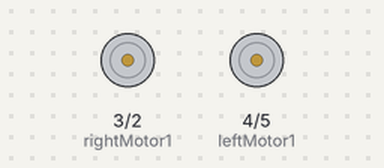
Recording of a sketch running on a simulated Arduino Uno, built with avr-gcc and run on an emulated ATmega328P. On the bench: motor-driver pin pairs drawn as motors (green arrow = first pin HIGH = forward, orange = second pin HIGH = backward, longer = more drive).

Above: at 0.5 s.
At 3.5 s:
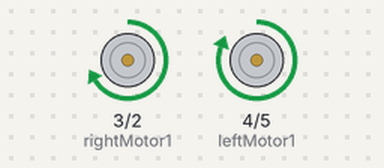
At 6.5 s:
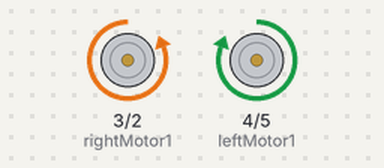
At 13.5 s:
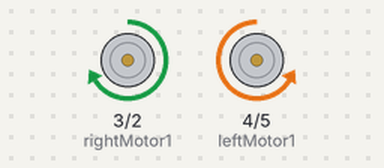
Timing chart, 0 to 19.5 s (numbered marks = the images above):
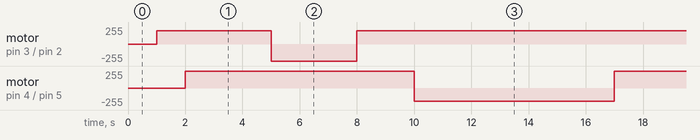

Measured:
- by itself, motor on pin 3 (rightMotor1) / pin 2 (rightMotor2): repeats every 15.0 s: backward 255/255 3.0 s, forward 200/255 12.0 s
- by itself, motor on pin 4 (leftMotor1) / pin 5 (leftMotor2): alternates forward 255/255 for 8.0 s and backward 200/255 for 7.0 s

The sketch:

sketch_mar16a.ino
```cpp
// uno r3
// #define leftMotor1 3
// #define leftMotor2 5
// #define rightMotor1 10
// #define rightMotor2 11


// atremis
// B on motor driver
// currently right motor
// Motor A is left Motor B is right
// A2 is pin 2
// A1 is pin 3
// L1 : 2, L2 : 3, R1 : 4, R2 : 5 | old
#define leftMotor1 4
#define leftMotor2 5
// A on motor driver
// currently left motor
// B2 is 5
// B1 is 4
#define rightMotor1 3
#define rightMotor2 2
// IR sensor pins
#define leftIR 9
#define rightIR 10
#define leftEncoder 7
#define rightEncoder 6

// Possible limitation for the motor driver and PWM signal setup
// analog writing 254 seems to usually work, 253 has never failed
// now in rpm, ultimately these will be experimental
const int maxPossSpeed = 253;
const int minPossSpeed = 150;

const int encoderDelay = 1000; // delay for the encoder count readings for PID in ms
const int EISRDelay = 2; // delay for debouncing encoder ISRs
const int ISRDelay = 100; // delay for debouncing IR ISRs

// these need to be experimental tests, in RPM
// for now lets say 40 and 60
// in analog write that is somewhere around 200-254
const int maxSetSpeed = 45;
const int minSetSpeed = 55; //need to test to find real value

// these are also experimental values, needed to find
const int maxAnalog = 254;
const int minAnalog = 200;


volatile bool rightIRState = false;
volatile bool leftIRState = false;

volatile int dCountLIR;
volatile int dCountRIR;

long lastTimeRISR = 0;
long lastTimeLISR = 0;
long lastTimeREISR = 0;
long lastTimeLEISR = 0;


long rPIDInt = millis();
// short sp;
// short err;
// short cv;
// short pv; // calculated from encoder velcory

short kp = 1;
short ki = 0.05;
short kd = 0.01;

short lIntP;
short lErrP;

short rIntP;
short rErrP;

short rPrevPIDTime = millis();
short lPrevPIDTime = millis();

long rEncoderCount = 0;
long lEncoderCount = 0;

// this funciton takes a boolean for polarity and integer speed in RPM for angular velocity
// this also uses a PID loop to compare the encoder values of the wheels to adjust the speed the wheel
void rightMotorSpeed(bool dir, int speed){
  // validating speed as min and max set value in rpm
  if(speed > maxSetSpeed) speed = maxSetSpeed;
  if(speed < minSetSpeed) speed = minSetSpeed;

  long fEncoderCount = rEncoderCount;
  delay(encoderDelay); // wait 100 ms for sample
  long sEncoderCount = rEncoderCount;

  short sp = speed;

  // pv is the rotations per units time, currently encoderDelay in ms
  short pv = ((sEncoderCount-fEncoderCount)/(74.83*12))/encoderDelay; // 74.83 rotations of motor shaft per wheel rotation (gear box) * 12 encoder rising edges per motor shaft (encoder ticks)
  short err = sp - pv;

  short cycleTime = millis() -  rPrevPIDTime;
  short I = rIntP + ki * err * cycleTime;

  short cv = kp * err + I + kd * (err - rErrP) / cycleTime;

  rPrevPIDTime = millis();
  rErrP = err;
  rIntP = I;

  // validating speed as min and max possible value as rpm
  if(cv > maxPossSpeed) cv = maxPossSpeed;
  if(cv < minPossSpeed) cv = minPossSpeed;

  // mapping the valid range cv (rpm) to valid range analogMin, analogMax
  // assuming analogMax will give maxPossSpeed linearly
  // analogSpeed takes cv(rpm) and multiplies it by the ratio of the range of analog signals to the range of rpm
  int analogSpeed = floor(cv*((maxAnalog-minAnalog)/(maxPossSpeed-minPossSpeed)));

  // validating output of analog write mapping as between min and max possible analog signals
  if(analogSpeed > maxAnalog) analogSpeed = maxAnalog;
  if(analogSpeed < minAnalog) analogSpeed = minAnalog;

  //if true, go forwards
  if(dir == true){
    analogWrite(rightMotor1, analogSpeed);
    analogWrite(rightMotor2, 0);
  }
  //else, go backwards
  else{
    analogWrite(rightMotor1, 0);
    analogWrite(rightMotor2, analogSpeed);
    }
}

void leftMotorSpeed( bool dir, int speed){
  // validating speed as min and max set value in rpm
  if(speed > maxSetSpeed) speed = maxSetSpeed;
  if(speed < minSetSpeed) speed = minSetSpeed;

  long fEncoderCount = lEncoderCount;
  delay(encoderDelay); // wait 100 ms for sample
  long sEncoderCount = lEncoderCount;

  short sp = speed;

  // pv is the rotations per units time, currently encoderDelay in ms
  short pv = ((sEncoderCount-fEncoderCount)/(74.83*12))/encoderDelay; // 74.83 rotations of motor shaft per wheel rotation (gear box) * 12 encoder rising edges per motor shaft (encoder ticks)
  short err = sp - pv;

  short cycleTime = millis() -  lPrevPIDTime;
  short I = lIntP + ki * err * cycleTime;

  short cv = kp * err + I + kd * (err - lErrP) / cycleTime;

  lPrevPIDTime = millis();
  lErrP = err;
  lIntP = I;

  // validating speed as min and max possible value as rpm
  if(cv > maxPossSpeed) cv = maxPossSpeed;
  if(cv < minPossSpeed) cv = minPossSpeed;

  // mapping the valid range cv (rpm) to valid range analogMin, analogMax
  // assuming analogMax will give maxPossSpeed linearly
  // analogSpeed takes cv(rpm) and multiplies it by the ratio of the range of analog signals to the range of rpm
  int analogSpeed = floor(cv*((maxAnalog-minAnalog)/(maxPossSpeed-minPossSpeed)));

  if(analogSpeed > maxAnalog) analogSpeed = maxAnalog;
  if(analogSpeed < minAnalog) analogSpeed = minAnalog;

  //if true, go forwards
  if(dir == true){
    analogWrite(leftMotor1, analogSpeed);
    analogWrite(leftMotor2, 0);
  }
  //else, go backwards
  else{
    analogWrite(leftMotor1, 0);
    analogWrite(leftMotor2, analogSpeed);
    }
}

void rotateRobot(bool dir, int speed){
  if(speed > maxPossSpeed) speed = maxPossSpeed;
  if(speed < minPossSpeed) speed = minPossSpeed;

  // we might want to do something tricky with the speeds being passed to each motor

  //if true, roatate clockwise
  if(dir == true){
    leftMotorSpeed(true, speed);
    rightMotorSpeed(false, speed);
  }

  //else, rotate counterclockwise
  if(dir == false){
    leftMotorSpeed(false, speed);
    rightMotorSpeed(true, speed);
  }
}

void RISR(){
  // should only swap 10 times a sec
  if(millis() - lastTimeRISR > ISRDelay){
    if(rightIRState == false) rightIRState = true;
    if(rightIRState == true) rightIRState = false;
    lastTimeRISR = millis();
  }

}

void LISR(){
  // should only swap 10 times a sec
  if(millis() - lastTimeLISR > ISRDelay){
    if(leftIRState == false) leftIRState = true;
    if(leftIRState == true) leftIRState = false;
    lastTimeLISR = millis();
  }
}


void REISR(){
  if(millis() - lastTimeREISR > EISRDelay){
    rEncoderCount ++;
    lastTimeREISR = millis();
  }
}

void LEISR(){
  if(millis() - lastTimeLEISR > EISRDelay){
    lEncoderCount ++;
    lastTimeLEISR = millis();
  }
}

// privilege right IR sensor
// turn ccw until only the right IR is active
// the stop and turn cw
// measure time util only left IR is active
// turn ccw for half time
// both IR should be active
// fire should be centered on fan

// drive forwards some constant measured distance, from testing
// robot_move is forwards

int fireExtinguish(bool leftIRState, bool rightIRState, int speed){
  int rotate_start_time = millis();

  if( ((rightIRState == true) && (leftIRState == false)) || ((rightIRState == false) && (leftIRState == true))) {
    if(rightIRState == true){
      rotateRobot(true, 250);
    }
    else if(leftIRState == true){
      rotateRobot(false, 250);
    }
  } else {
    // go forward robot
  }
  return 1;

}

void setup() {
 // hi
 // 254 seems to inconsistently work
 // 253 works
  //leftMotorSpeed(true, 254);
  // guess forwards
  //rightMotorSpeed(true, 254);

  attachInterrupt(digitalPinToInterrupt(leftIR), RISR, CHANGE);
  attachInterrupt(digitalPinToInterrupt(rightIR), LISR, CHANGE);

  attachInterrupt(digitalPinToInterrupt(leftEncoder), REISR, RISING);
  attachInterrupt(digitalPinToInterrupt(rightEncoder), LEISR, FALLING);
}

void loop() {

  //lets test the directions of the motors
  // guess forwards this is true
  //leftMotorSpeed(true, 255);
  // guess forwards
 // rightMotorSpeed(true, 255);

  rightMotorSpeed(true, 250);
  leftMotorSpeed(true, 250);
  delay(1000);
  rotateRobot(true, 255);
  delay(1000);
  leftMotorSpeed(true, 250);
  rightMotorSpeed(true, 250);
  delay(1000);
  rotateRobot(false, 255);
  delay(1000);
  leftMotorSpeed(false, 250);
  leftMotorSpeed(false, 250);
  delay(1000);


    // analogWrite(leftMotor1, 0);
    // analogWrite(leftMotor2, 250);
    // analogWrite(rightMotor1, 0);
    // analogWrite(rightMotor2, 250);


  /*
  // motors should start from as close to the begginning of the loop
  // as practical to delay power cycle motor delay

  /*
  analogWrite(leftMotor1, 255);
  pinMode(leftMotor2, LOW);

  analogWrite(rightMotor1, 255);
  pinMode(rightMotor2, LOW);

  delay(3000);


  // needed to reset motor power signal on motor power on/off
  analogWrite(leftMotor1, 0);
  analogWrite(rightMotor1, 0);
  */

}
```
